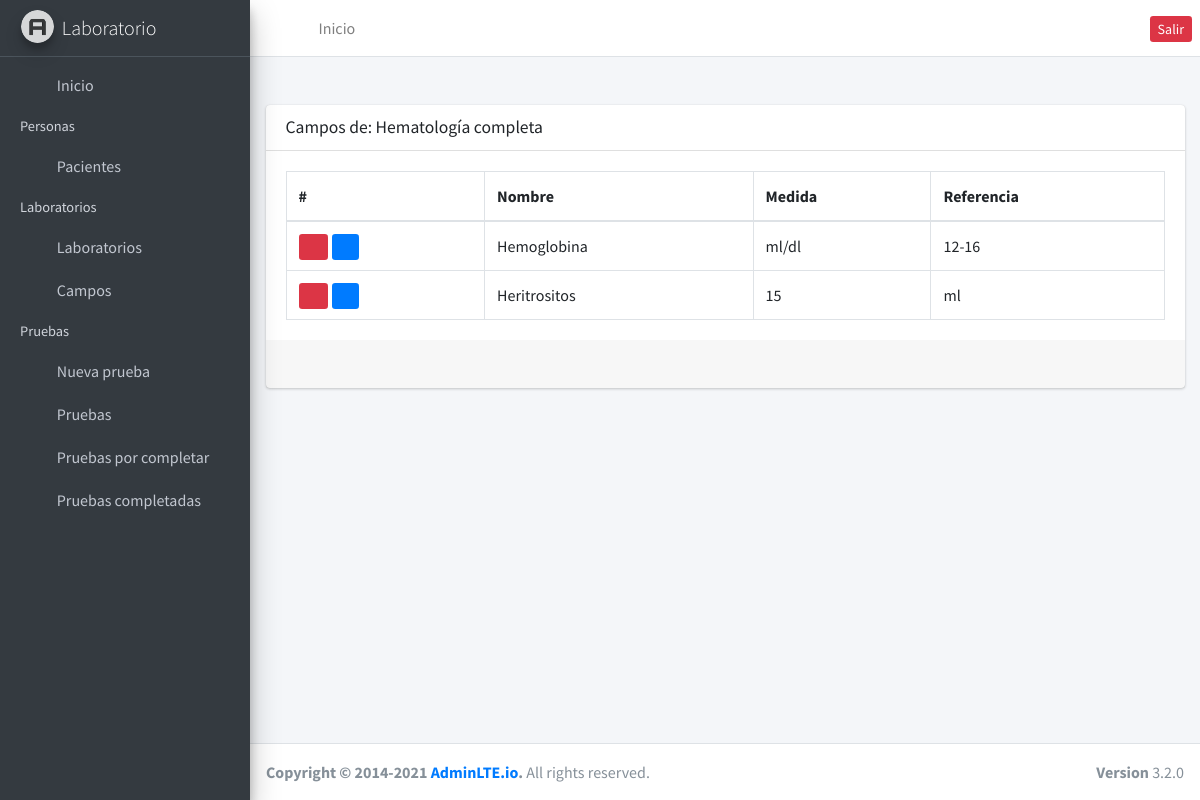
Page /fields/lab/1 (signed in) on the committed database.
### laboratories/models.py (models this page shows, shortened)
class Laboratory(models.Model):
    name = models.CharField(max_length=255, null=False)
    price = models.FloatField(default=0.00, null=False)

### fields/models.py (models this page shows, shortened)
class Field(models.Model):
    name = models.CharField(max_length=255)
    measurment = models.CharField(max_length=255)
    reference = models.CharField(max_length=255, default="No hay referencia")
    laboratory = models.ForeignKey(Laboratory, on_delete=models.CASCADE)

### fields/views.py (the view)
# urls.py: path('lab/<int:lab_id>', fields_by_lab_id, name='fields_by_lab'),
@login_required
def fields_by_lab_id(request, lab_id):
    fields = Field.objects.select_related('laboratory').filter(laboratory = lab_id)
    laboratory = Laboratory.objects.get(id = lab_id)
    context = {'entity': fields, 'lab': laboratory}
    return render(request, 'lab_fields.html', context)

### fields/templates/lab_fields.html
{% extends "base.html" %} {% block content %}
<div class="card mt-4">
  <div class="card-header">
    <h3 class="card-title">Campos de: {{ lab.name }}</h3>
  </div>
  <div class="card-body">
    <table class="table table-bordered">
      <thead>
        <tr>
          <th>#</th>
          <th>Nombre</th>
          <th>Medida</th>
          <th>Referencia</th>
        </tr>
      </thead>
      <tbody>
        {% for field in entity %}
        <tr>
          <td>
            <a href="{% url 'remove_client' id=field.id %}" class="btn-sm btn-danger mr-1">
              <i class="fa fa-trash"></i>
            </a>
            <a href="{% url 'update_field' id=field.id %}" class="btn-sm btn-primary">
              <i class="fa fa-edit"></i>
            </a>
          </td>
          <td>{{ field.name }}</td>
          <td>{{ field.measurment }}</td>
          <td>{{ field.reference }}</td>
        </tr>
        {% endfor %}
      </tbody>
    </table>
  </div>
  <div class="card-footer clearfix">{% include 'paginator.html' %}</div>
  <div class="card-footer clearfix"></div>
</div>
{% endblock %}

### rows in the picture
Laboratory: name "Hematología completa"
Field: name "Hemoglobina", measurment "ml/dl", reference "12-16"
Field: name "Heritrositos", measurment "15", reference "ml"
